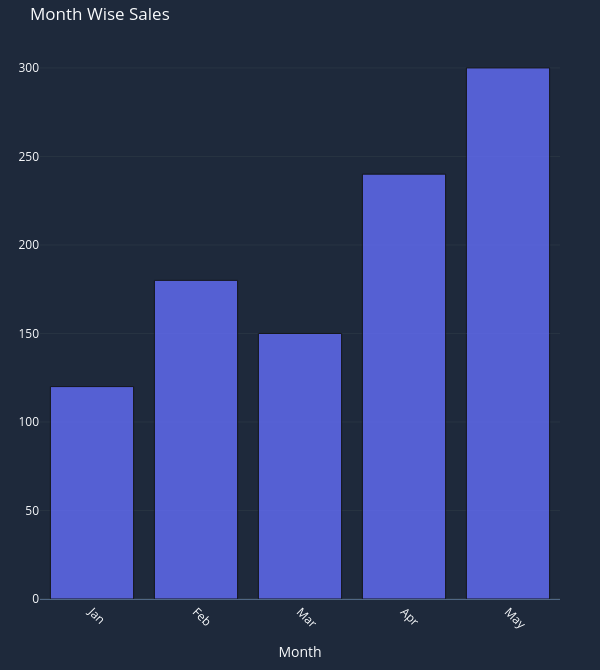

Source (notebook cell):
### Code cell
import pandas as pd
import plotly.graph_objects as go


df = pd.DataFrame({
    "Month": ["Jan", "Feb", "Mar", "Apr", "May"],
    "Sales": [120, 180, 150, 240, 300]
})


fig = go.Figure()


fig.add_trace(
    go.Bar(
        x=df["Month"],
        y=df["Sales"],
        name="Monthly Sales"
    )
)

fig.update_layout(
    title="Month Wise Sales",
    width=600,
    height=670,
    margin=dict(l=40,r=40,t=40,b=30),
    paper_bgcolor="#1E293B",   # Main outer background
    plot_bgcolor="#1E293B",    # Chart/Paper area
    font=dict(
        color="#F8FAFC"
    ),
    template="plotly_dark"
)

fig.update_traces(
    opacity=0.8,
    marker_line_width=1,
    hovertemplate="%{x}: %{y}<extra></extra>"
)

fig.update_xaxes(
    title="Month",
    tickangle=45,
    showgrid=False,
    showline=True,
    zeroline=True,
    tickfont=dict(size=12),
    title_font=dict(size=14),
    categoryorder="array",
    categoryarray=["Jan", "Feb", "Mar", "Apr", "May"]
)



fig.show()

### Figure 1 — Plotly figure (JSON) as saved in the notebook; plotly's stock layout.template omitted (floating-point values rounded to 4 significant figures)
{"data": [{"hovertemplate": "%{x}: %{y}<extra></extra>", "marker": {"line": {"width": 1}}, "name": "Monthly Sales", "opacity": 0.8, "type": "bar", "x": ["Jan", "Feb", "Mar", "Apr", "May"], "y": [120, 180, 150, 240, 300]}], "layout": {"font": {"color": "#F8FAFC"}, "height": 670, "margin": {"b": 30, "l": 40, "r": 40, "t": 40}, "paper_bgcolor": "#1E293B", "plot_bgcolor": "#1E293B", "title": {"text": "Month Wise Sales"}, "width": 600, "xaxis": {"categoryarray": ["Jan", "Feb", "Mar", "Apr", "May"], "categoryorder": "array", "showgrid": false, "showline": true, "tickangle": 45, "tickfont": {"size": 12}, "title": {"font": {"size": 14}, "text": "Month"}, "zeroline": true}}}
